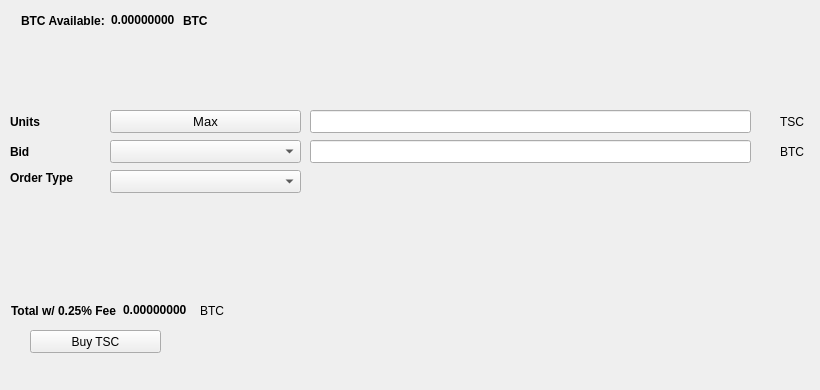
   <widget class="QWidget" name="BuyTab">
    <attribute name="title">
     <string>Buy</string>
    </attribute>
    <widget class="QPushButton" name="BuyTSC">
     <property name="geometry">
      <rect>
       <x>30</x>
       <y>330</y>
       <width>131</width>
       <height>23</height>
      </rect>
     </property>
     <property name="text">
      <string>Buy TSC</string>
     </property>
     <property name="icon">
      <iconset resource="../testcoin2.qrc">
       <normaloff>:/icons/bitcoin</normaloff>:/icons/bitcoin</iconset>
     </property>
    </widget>
    <widget class="QLabel" name="label_3">
     <property name="geometry">
      <rect>
       <x>10</x>
       <y>110</y>
       <width>46</width>
       <height>23</height>
      </rect>
     </property>
     <property name="font">
      <font>
       <weight>75</weight>
       <bold>true</bold>
      </font>
     </property>
     <property name="text">
      <string>Units</string>
     </property>
    </widget>
    <widget class="QLineEdit" name="UnitsInput">
     <property name="geometry">
      <rect>
       <x>310</x>
       <y>110</y>
       <width>441</width>
       <height>23</height>
      </rect>
     </property>
     <property name="font">
      <font>
       <pointsize>9</pointsize>
       <weight>75</weight>
       <bold>true</bold>
      </font>
     </property>
    </widget>
    <widget class="QLineEdit" name="BuyBidPriceEdit">
     <property name="geometry">
      <rect>
       <x>310</x>
       <y>140</y>
       <width>441</width>
       <height>23</height>
      </rect>
     </property>
     <property name="font">
      <font>
       <pointsize>9</pointsize>
       <weight>75</weight>
       <bold>true</bold>
      </font>
     </property>
    </widget>
    <widget class="QLabel" name="label_4">
     <property name="geometry">
      <rect>
       <x>780</x>
       <y>110</y>
       <width>31</width>
       <height>23</height>
      </rect>
     </property>
     <property name="text">
      <string>TSC</string>
     </property>
    </widget>
    <widget class="QLabel" name="label_5">
     <property name="geometry">
      <rect>
       <x>780</x>
       <y>140</y>
       <width>31</width>
       <height>23</height>
      </rect>
     </property>
     <property name="text">
      <string>BTC</string>
     </property>
    </widget>
    <widget class="QLabel" name="label_6">
     <property name="geometry">
      <rect>
       <x>10</x>
       <y>140</y>
       <width>46</width>
       <height>23</height>
      </rect>
     </property>
     <property name="font">
      <font>
       <weight>75</weight>
       <bold>true</bold>
      </font>
     </property>
     <property name="text">
      <string>Bid</string>
     </property>
    </widget>
    <widget class="QLabel" name="label_7">
     <property name="geometry">
      <rect>
       <x>10</x>
       <y>170</y>
       <width>91</width>
       <height>16</height>
      </rect>
     </property>
     <property name="font">
      <font>
       <weight>75</weight>
       <bold>true</bold>
      </font>
     </property>
     <property name="text">
      <string>Order Type</string>
     </property>
    </widget>
    <widget class="QPushButton" name="Buy_Max_Amount">
     <property name="geometry">
      <rect>
       <x>110</x>
       <y>110</y>
       <width>191</width>
       <height>23</height>
      </rect>
     </property>
     <property name="font">
      <font>
       <pointsize>10</pointsize>
      </font>
     </property>
     <property name="text">
      <string>Max</string>
     </property>
    </widget>
    <widget class="QComboBox" name="BuyBidcomboBox">
     <property name="geometry">
      <rect>
       <x>110</x>
       <y>140</y>
       <width>191</width>
       <height>23</height>
      </rect>
     </property>
     <property name="font">
      <font>
       <pointsize>10</pointsize>
      </font>
     </property>
    </widget>
    <widget class="QComboBox" name="buyOrdertypeCombo">
     <property name="geometry">
      <rect>
       <x>110</x>
       <y>170</y>
       <width>191</width>
       <height>23</height>
      </rect>
     </property>
     <property name="font">
      <font>
       <pointsize>10</pointsize>
      </font>
     </property>
    </widget>
    <widget class="QWidget" name="layoutWidget1">
     <property name="geometry">
      <rect>
       <x>21</x>
       <y>11</y>
       <width>227</width>
       <height>19</height>
      </rect>
     </property>
     <layout class="QHBoxLayout" name="horizontalLayout_3">
      <item>
       <widget class="QLabel" name="label232">
        <property name="font">
         <font>
          <weight>75</weight>
          <bold>true</bold>
         </font>
        </property>
        <property name="text">
         <string>BTC Available:</string>
        </property>
       </widget>
      </item>
      <item>
       <widget class="QLabel" name="BtcAvailableLbl">
        <property name="palette">
         <palette>
          <active>
           <colorrole role="WindowText">
            <brush brushstyle="SolidPattern">
             <color alpha="255">
              <red>0</red>
              <green>0</green>
              <blue>0</blue>
             </color>
            </brush>
           </colorrole>
           <colorrole role="Button">
            <brush brushstyle="SolidPattern">
             <color alpha="255">
              <red>0</red>
              <green>170</green>
              <blue>0</blue>
             </color>
            </brush>
           </colorrole>
           <colorrole role="Light">
            <brush brushstyle="SolidPattern">
             <color alpha="255">
              <red>0</red>
              <green>255</green>
              <blue>0</blue>
             </color>
            </brush>
           </colorrole>
           <colorrole role="Midlight">
            <brush brushstyle="SolidPattern">
             <color alpha="255">
              <red>0</red>
              <green>212</green>
              <blue>0</blue>
             </color>
            </brush>
           </colorrole>
           <colorrole role="Dark">
            <brush brushstyle="SolidPattern">
             <color alpha="255">
              <red>0</red>
              <green>85</green>
              <blue>0</blue>
             </color>
            </brush>
           </colorrole>
           <colorrole role="Mid">
            <brush brushstyle="SolidPattern">
             <color alpha="255">
              <red>0</red>
              <green>113</green>
              <blue>0</blue>
             </color>
            </brush>
           </colorrole>
           <colorrole role="Text">
            <brush brushstyle="SolidPattern">
             <color alpha="255">
              <red>0</red>
              <green>170</green>
              <blue>0</blue>
             </color>
            </brush>
           </colorrole>
           <colorrole role="BrightText">
            <brush brushstyle="SolidPattern">
             <color alpha="255">
              <red>255</red>
              <green>255</green>
              <blue>255</blue>
             </color>
            </brush>
           </colorrole>
           <colorrole role="ButtonText">
            <brush brushstyle="SolidPattern">
             <color alpha="255">
              <red>0</red>
              <green>0</green>
              <blue>0</blue>
             </color>
            </brush>
           </colorrole>
           <colorrole role="Base">
            <brush brushstyle="SolidPattern">
             <color alpha="255">
              <red>255</red>
              <green>255</green>
              <blue>255</blue>
             </color>
            </brush>
           </colorrole>
           <colorrole role="Window">
            <brush brushstyle="SolidPattern">
             <color alpha="255">
              <red>0</red>
              <green>170</green>
              <blue>0</blue>
             </color>
            </brush>
           </colorrole>
           <colorrole role="Shadow">
            <brush brushstyle="SolidPattern">
             <color alpha="255">
              <red>0</red>
              <green>0</green>
              <blue>0</blue>
             </color>
            </brush>
           </colorrole>
           <colorrole role="AlternateBase">
            <brush brushstyle="SolidPattern">
             <color alpha="255">
              <red>127</red>
              <green>212</green>
              <blue>127</blue>
             </color>
            </brush>
           </colorrole>
           <colorrole role="ToolTipBase">
            <brush brushstyle="SolidPattern">
             <color alpha="255">
              <red>255</red>
              <green>255</green>
              <blue>220</blue>
             </color>
            </brush>
           </colorrole>
           <colorrole role="ToolTipText">
            <brush brushstyle="SolidPattern">
             <color alpha="255">
              <red>0</red>
              <green>0</green>
              <blue>0</blue>
             </color>
            </brush>
           </colorrole>
          </active>
          <inactive>
           <colorrole role="WindowText">
            <brush brushstyle="SolidPattern">
             <color alpha="255">
              <red>0</red>
              <green>0</green>
              <blue>0</blue>
             </color>
            </brush>
           </colorrole>
           <colorrole role="Button">
            <brush brushstyle="SolidPattern">
             <color alpha="255">
              <red>0</red>
              <green>170</green>
              <blue>0</blue>
             </color>
            </brush>
           </colorrole>
           <colorrole role="Light">
            <brush brushstyle="SolidPattern">
             <color alpha="255">
              <red>0</red>
              <green>255</green>
              <blue>0</blue>
             </color>
            </brush>
           </colorrole>
           <colorrole role="Midlight">
            <brush brushstyle="SolidPattern">
             <color alpha="255">
              <red>0</red>
              <green>212</green>
              <blue>0</blue>
             </color>
            </brush>
           </colorrole>
           <colorrole role="Dark">
            <brush brushstyle="SolidPattern">
             <color alpha="255">
              <red>0</red>
              <green>85</green>
              <blue>0</blue>
             </color>
            </brush>
           </colorrole>
           <colorrole role="Mid">
            <brush brushstyle="SolidPattern">
             <color alpha="255">
              <red>0</red>
              <green>113</green>
              <blue>0</blue>
             </color>
            </brush>
           </colorrole>
           <colorrole role="Text">
            <brush brushstyle="SolidPattern">
             <color alpha="255">
              <red>0</red>
              <green>170</green>
              <blue>0</blue>
             </color>
            </brush>
           </colorrole>
           <colorrole role="BrightText">
            <brush brushstyle="SolidPattern">
             <color alpha="255">
              <red>255</red>
              <green>255</green>
              <blue>255</blue>
             </color>
            </brush>
           </colorrole>
           <colorrole role="ButtonText">
            <brush brushstyle="SolidPattern">
             <color alpha="255">
              <red>0</red>
              <green>0</green>
              <blue>0</blue>
             </color>
            </brush>
           </colorrole>
           <colorrole role="Base">
            <brush brushstyle="SolidPattern">
             <color alpha="255">
              <red>255</red>
              <green>255</green>
              <blue>255</blue>
             </color>
            </brush>
           </colorrole>
           <colorrole role="Window">
            <brush brushstyle="SolidPattern">
             <color alpha="255">
              <red>0</red>
              <green>170</green>
              <blue>0</blue>
             </color>
            </brush>
           </colorrole>
           <colorrole role="Shadow">
            <brush brushstyle="SolidPattern">
             <color alpha="255">
              <red>0</red>
              <green>0</green>
              <blue>0</blue>
             </color>
            </brush>
           </colorrole>
           <colorrole role="AlternateBase">
            <brush brushstyle="SolidPattern">
             <color alpha="255">
              <red>127</red>
              <green>212</green>
              <blue>127</blue>
             </color>
            </brush>
           </colorrole>
           <colorrole role="ToolTipBase">
            <brush brushstyle="SolidPattern">
             <color alpha="255">
              <red>255</red>
              <green>255</green>
              <blue>220</blue>
             </color>
            </brush>
           </colorrole>
           <colorrole role="ToolTipText">
            <brush brushstyle="SolidPattern">
             <color alpha="255">
              <red>0</red>
              <green>0</green>
              <blue>0</blue>
             </color>
            </brush>
           </colorrole>
          </inactive>
          <disabled>
           <colorrole role="WindowText">
            <brush brushstyle="SolidPattern">
             <color alpha="255">
              <red>0</red>
              <green>85</green>
              <blue>0</blue>
             </color>
            </brush>
           </colorrole>
           <colorrole role="Button">
            <brush brushstyle="SolidPattern">
             <color alpha="255">
              <red>0</red>
              <green>170</green>
              <blue>0</blue>
             </color>
            </brush>
           </colorrole>
           <colorrole role="Light">
            <brush brushstyle="SolidPattern">
             <color alpha="255">
              <red>0</red>
              <green>255</green>
              <blue>0</blue>
             </color>
            </brush>
           </colorrole>
           <colorrole role="Midlight">
            <brush brushstyle="SolidPattern">
             <color alpha="255">
              <red>0</red>
              <green>212</green>
              <blue>0</blue>
             </color>
            </brush>
           </colorrole>
           <colorrole role="Dark">
            <brush brushstyle="SolidPattern">
             <color alpha="255">
              <red>0</red>
              <green>85</green>
              <blue>0</blue>
             </color>
            </brush>
           </colorrole>
           <colorrole role="Mid">
            <brush brushstyle="SolidPattern">
             <color alpha="255">
              <red>0</red>
              <green>113</green>
              <blue>0</blue>
             </color>
            </brush>
           </colorrole>
           <colorrole role="Text">
            <brush brushstyle="SolidPattern">
             <color alpha="255">
              <red>0</red>
              <green>85</green>
              <blue>0</blue>
             </color>
            </brush>
           </colorrole>
           <colorrole role="BrightText">
            <brush brushstyle="SolidPattern">
             <color alpha="255">
              <red>255</red>
              <green>255</green>
              <blue>255</blue>
             </color>
            </brush>
           </colorrole>
           <colorrole role="ButtonText">
            <brush brushstyle="SolidPattern">
             <color alpha="255">
              <red>0</red>
              <green>85</green>
              <blue>0</blue>
             </color>
            </brush>
           </colorrole>
           <colorrole role="Base">
            <brush brushstyle="SolidPattern">
             <color alpha="255">
              <red>0</red>
              <green>170</green>
              <blue>0</blue>
             </color>
            </brush>
           </colorrole>
           <colorrole role="Window">
            <brush brushstyle="SolidPattern">
             <color alpha="255">
              <red>0</red>
              <green>170</green>
              <blue>0</blue>
             </color>
            </brush>
           </colorrole>
           <colorrole role="Shadow">
            <brush brushstyle="SolidPattern">
             <color alpha="255">
              <red>0</red>
              <green>0</green>
              <blue>0</blue>
             </color>
            </brush>
           </colorrole>
           <colorrole role="AlternateBase">
            <brush brushstyle="SolidPattern">
             <color alpha="255">
              <red>0</red>
              <green>170</green>
              <blue>0</blue>
             </color>
            </brush>
           </colorrole>
           <colorrole role="ToolTipBase">
            <brush brushstyle="SolidPattern">
             <color alpha="255">
              <red>255</red>
              <green>255</green>
              <blue>220</blue>
             </color>
            </brush>
           </colorrole>
           <colorrole role="ToolTipText">
            <brush brushstyle="SolidPattern">
             <color alpha="255">
              <red>0</red>
              <green>0</green>
              <blue>0</blue>
             </color>
            </brush>
           </colorrole>
          </disabled>
         </palette>
        </property>
        <property name="font">
         <font>
          <weight>75</weight>
          <bold>true</bold>
         </font>
        </property>
        <property name="text">
         <string>0.00000000</string>
        </property>
        <property name="textInteractionFlags">
         <set>Qt::LinksAccessibleByMouse|Qt::TextSelectableByKeyboard|Qt::TextSelectableByMouse</set>
        </property>
       </widget>
      </item>
      <item>
       <widget class="QLabel" name="BtcAvailableLbl_2">
        <property name="font">
         <font>
          <weight>75</weight>
          <bold>true</bold>
         </font>
        </property>
        <property name="text">
         <string>BTC</string>
        </property>
       </widget>
      </item>
     </layout>
    </widget>
    <widget class="QWidget" name="layoutWidge2">
     <property name="geometry">
      <rect>
       <x>11</x>
       <y>301</y>
       <width>259</width>
       <height>19</height>
      </rect>
     </property>
     <layout class="QHBoxLayout" name="horizontalLayout_4">
      <item>
       <widget class="QLabel" name="label_9">
        <property name="font">
         <font>
          <weight>75</weight>
          <bold>true</bold>
         </font>
        </property>
        <property name="text">
         <string>Total w/ 0.25% Fee</string>
        </property>
       </widget>
      </item>
      <item>
       <widget class="QLabel" name="BuyCostLabel">
        <property name="palette">
         <palette>
          <active>
           <colorrole role="WindowText">
            <brush brushstyle="SolidPattern">
             <color alpha="255">
              <red>0</red>
              <green>0</green>
              <blue>0</blue>
             </color>
            </brush>
           </colorrole>
           <colorrole role="Button">
            <brush brushstyle="SolidPattern">
             <color alpha="255">
              <red>0</red>
              <green>170</green>
              <blue>0</blue>
             </color>
            </brush>
           </colorrole>
           <colorrole role="Light">
            <brush brushstyle="SolidPattern">
             <color alpha="255">
              <red>0</red>
              <green>255</green>
              <blue>0</blue>
             </color>
            </brush>
           </colorrole>
           <colorrole role="Midlight">
            <brush brushstyle="SolidPattern">
             <color alpha="255">
              <red>0</red>
              <green>212</green>
              <blue>0</blue>
             </color>
            </brush>
           </colorrole>
           <colorrole role="Dark">
            <brush brushstyle="SolidPattern">
             <color alpha="255">
              <red>0</red>
              <green>85</green>
              <blue>0</blue>
             </color>
            </brush>
           </colorrole>
           <colorrole role="Mid">
            <brush brushstyle="SolidPattern">
             <color alpha="255">
              <red>0</red>
              <green>113</green>
              <blue>0</blue>
             </color>
            </brush>
           </colorrole>
           <colorrole role="Text">
            <brush brushstyle="SolidPattern">
             <color alpha="255">
              <red>0</red>
              <green>170</green>
              <blue>0</blue>
             </color>
            </brush>
           </colorrole>
           <colorrole role="BrightText">
            <brush brushstyle="SolidPattern">
             <color alpha="255">
              <red>255</red>
              <green>255</green>
              <blue>255</blue>
             </color>
            </brush>
           </colorrole>
           <colorrole role="ButtonText">
            <brush brushstyle="SolidPattern">
             <color alpha="255">
              <red>0</red>
              <green>0</green>
              <blue>0</blue>
             </color>
            </brush>
           </colorrole>
           <colorrole role="Base">
            <brush brushstyle="SolidPattern">
             <color alpha="255">
              <red>255</red>
              <green>255</green>
              <blue>255</blue>
             </color>
            </brush>
           </colorrole>
           <colorrole role="Window">
            <brush brushstyle="SolidPattern">
             <color alpha="255">
              <red>0</red>
              <green>170</green>
              <blue>0</blue>
             </color>
            </brush>
           </colorrole>
           <colorrole role="Shadow">
            <brush brushstyle="SolidPattern">
             <color alpha="255">
              <red>0</red>
              <green>0</green>
              <blue>0</blue>
             </color>
            </brush>
           </colorrole>
           <colorrole role="AlternateBase">
            <brush brushstyle="SolidPattern">
             <color alpha="255">
              <red>127</red>
              <green>212</green>
              <blue>127</blue>
             </color>
            </brush>
           </colorrole>
           <colorrole role="ToolTipBase">
            <brush brushstyle="SolidPattern">
             <color alpha="255">
              <red>255</red>
              <green>255</green>
              <blue>220</blue>
             </color>
            </brush>
           </colorrole>
           <colorrole role="ToolTipText">
            <brush brushstyle="SolidPattern">
             <color alpha="255">
              <red>0</red>
              <green>0</green>
              <blue>0</blue>
             </color>
            </brush>
           </colorrole>
          </active>
          <inactive>
           <colorrole role="WindowText">
            <brush brushstyle="SolidPattern">
             <color alpha="255">
              <red>0</red>
              <green>0</green>
              <blue>0</blue>
             </color>
            </brush>
           </colorrole>
           <colorrole role="Button">
            <brush brushstyle="SolidPattern">
             <color alpha="255">
              <red>0</red>
              <green>170</green>
              <blue>0</blue>
             </color>
            </brush>
           </colorrole>
           <colorrole role="Light">
            <brush brushstyle="SolidPattern">
             <color alpha="255">
              <red>0</red>
              <green>255</green>
              <blue>0</blue>
             </color>
            </brush>
           </colorrole>
           <colorrole role="Midlight">
            <brush brushstyle="SolidPattern">
             <color alpha="255">
              <red>0</red>
              <green>212</green>
              <blue>0</blue>
             </color>
            </brush>
           </colorrole>
           <colorrole role="Dark">
            <brush brushstyle="SolidPattern">
             <color alpha="255">
              <red>0</red>
              <green>85</green>
              <blue>0</blue>
             </color>
            </brush>
           </colorrole>
           <colorrole role="Mid">
            <brush brushstyle="SolidPattern">
             <color alpha="255">
              <red>0</red>
              <green>113</green>
              <blue>0</blue>
             </color>
            </brush>
           </colorrole>
           <colorrole role="Text">
            <brush brushstyle="SolidPattern">
             <color alpha="255">
              <red>0</red>
              <green>170</green>
              <blue>0</blue>
             </color>
            </brush>
           </colorrole>
           <colorrole role="BrightText">
            <brush brushstyle="SolidPattern">
             <color alpha="255">
              <red>255</red>
              <green>255</green>
              <blue>255</blue>
             </color>
            </brush>
           </colorrole>
           <colorrole role="ButtonText">
            <brush brushstyle="SolidPattern">
             <color alpha="255">
              <red>0</red>
              <green>0</green>
              <blue>0</blue>
             </color>
            </brush>
           </colorrole>
           <colorrole role="Base">
            <brush brushstyle="SolidPattern">
             <color alpha="255">
              <red>255</red>
              <green>255</green>
              <blue>255</blue>
             </color>
            </brush>
           </colorrole>
           <colorrole role="Window">
            <brush brushstyle="SolidPattern">
             <color alpha="255">
              <red>0</red>
              <green>170</green>
              <blue>0</blue>
             </color>
            </brush>
           </colorrole>
           <colorrole role="Shadow">
            <brush brushstyle="SolidPattern">
             <color alpha="255">
              <red>0</red>
              <green>0</green>
              <blue>0</blue>
             </color>
            </brush>
           </colorrole>
           <colorrole role="AlternateBase">
            <brush brushstyle="SolidPattern">
             <color alpha="255">
              <red>127</red>
              <green>212</green>
              <blue>127</blue>
             </color>
            </brush>
           </colorrole>
           <colorrole role="ToolTipBase">
            <brush brushstyle="SolidPattern">
             <color alpha="255">
              <red>255</red>
              <green>255</green>
              <blue>220</blue>
             </color>
            </brush>
           </colorrole>
           <colorrole role="ToolTipText">
            <brush brushstyle="SolidPattern">
             <color alpha="255">
              <red>0</red>
              <green>0</green>
              <blue>0</blue>
             </color>
            </brush>
           </colorrole>
          </inactive>
          <disabled>
           <colorrole role="WindowText">
            <brush brushstyle="SolidPattern">
             <color alpha="255">
              <red>0</red>
              <green>85</green>
              <blue>0</blue>
             </color>
            </brush>
           </colorrole>
           <colorrole role="Button">
            <brush brushstyle="SolidPattern">
             <color alpha="255">
              <red>0</red>
              <green>170</green>
              <blue>0</blue>
             </color>
            </brush>
           </colorrole>
           <colorrole role="Light">
            <brush brushstyle="SolidPattern">
             <color alpha="255">
              <red>0</red>
              <green>255</green>
              <blue>0</blue>
             </color>
            </brush>
           </colorrole>
           <colorrole role="Midlight">
            <brush brushstyle="SolidPattern">
             <color alpha="255">
              <red>0</red>
              <green>212</green>
              <blue>0</blue>
             </color>
            </brush>
           </colorrole>
           <colorrole role="Dark">
            <brush brushstyle="SolidPattern">
             <color alpha="255">
              <red>0</red>
              <green>85</green>
              <blue>0</blue>
             </color>
            </brush>
           </colorrole>
           <colorrole role="Mid">
            <brush brushstyle="SolidPattern">
             <color alpha="255">
              <red>0</red>
              <green>113</green>
              <blue>0</blue>
             </color>
            </brush>
           </colorrole>
           <colorrole role="Text">
            <brush brushstyle="SolidPattern">
             <color alpha="255">
              <red>0</red>
              <green>85</green>
              <blue>0</blue>
             </color>
            </brush>
           </colorrole>
           <colorrole role="BrightText">
            <brush brushstyle="SolidPattern">
             <color alpha="255">
              <red>255</red>
              <green>255</green>
              <blue>255</blue>
             </color>
            </brush>
           </colorrole>
           <colorrole role="ButtonText">
            <brush brushstyle="SolidPattern">
             <color alpha="255">
              <red>0</red>
              <green>85</green>
              <blue>0</blue>
             </color>
            </brush>
           </colorrole>
           <colorrole role="Base">
            <brush brushstyle="SolidPattern">
             <color alpha="255">
              <red>0</red>
              <green>170</green>
              <blue>0</blue>
             </color>
            </brush>
           </colorrole>
           <colorrole role="Window">
            <brush brushstyle="SolidPattern">
             <color alpha="255">
              <red>0</red>
              <green>170</green>
              <blue>0</blue>
             </color>
            </brush>
           </colorrole>
           <colorrole role="Shadow">
            <brush brushstyle="SolidPattern">
             <color alpha="255">
              <red>0</red>
              <green>0</green>
              <blue>0</blue>
             </color>
            </brush>
           </colorrole>
           <colorrole role="AlternateBase">
            <brush brushstyle="SolidPattern">
             <color alpha="255">
              <red>0</red>
              <green>170</green>
              <blue>0</blue>
             </color>
            </brush>
           </colorrole>
           <colorrole role="ToolTipBase">
            <brush brushstyle="SolidPattern">
             <color alpha="255">
              <red>255</red>
              <green>255</green>
              <blue>220</blue>
             </color>
            </brush>
           </colorrole>
           <colorrole role="ToolTipText">
            <brush brushstyle="SolidPattern">
             <color alpha="255">
              <red>0</red>
              <green>0</green>
              <blue>0</blue>
             </color>
            </brush>
           </colorrole>
          </disabled>
         </palette>
        </property>
        <property name="font">
         <font>
          <weight>75</weight>
          <bold>true</bold>
         </font>
        </property>
        <property name="autoFillBackground">
         <bool>false</bool>
        </property>
        <property name="text">
         <string>0.00000000</string>
        </property>
        <property name="textInteractionFlags">
         <set>Qt::LinksAccessibleByMouse|Qt::TextSelectableByMouse</set>
        </property>
       </widget>
      </item>
      <item>
       <widget class="QLabel" name="label_10">
        <property name="font">
         <font>
          <weight>50</weight>
          <bold>false</bold>
         </font>
        </property>
        <property name="text">
         <string>BTC</string>
        </property>
       </widget>
      </item>
     </layout>
    </widget>
    <widget class="QLabel" name="label_24">
     <property name="geometry">
      <rect>
       <x>460</x>
       <y>300</y>
       <width>281</width>
       <height>81</height>
      </rect>
     </property>
     <property name="text">
      <string/>
     </property>
     <property name="pixmap">
      <pixmap>:/images/bittrex</pixmap>
     </property>
    </widget>
   </widget>
